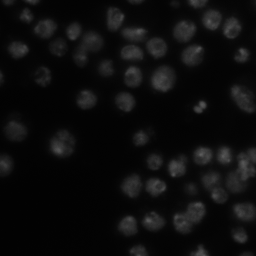
#> input picture data/BBBC038/0bf4b1.tif, 256 x 256 px
$ jupyter execute --allow-errors scikit_learn_random_forest_pixel_classifier.ipynb
#> lines starting #> are read from the running program, lines starting #| are printed output that depends on the picture
# 使用Scikit-learn进行像素分类
像素分类是一种将像素分配给多个类别的技术。如果有两个类别（对象和背景），我们称之为二值化。在这个例子中，我们使用[随机森林分类器](https://en.wikipedia.org/wiki/Random_forest)进行像素分类。

另请参阅
* [Scikit-learn随机森林](https://scikit-learn.org/stable/modules/generated/sklearn.ensemble.RandomForestClassifier.html)
* [Chris Holden的土地覆盖分类](https://ceholden.github.io/open-geo-tutorial/python/chapter_5_classification.html)

[cell 1]
from sklearn.ensemble import RandomForestClassifier

from skimage.io import imread, imshow
import numpy as np
import napari

作为示例图像，使用来自Broad Bioimage Benchmark Collection的图像集[BBBC038v1](https://bbbc.broadinstitute.org/bbbc/BBBC038) [Caicedo et al., Nature Methods, 2019](https://doi.org/10.1038/s41592-019-0612-7)。

[cell 2]
image = imread('../../data/BBBC038/0bf4b1.tif')
#> image is the input picture: shape (256, 256); min 1, max 92, mean 12.8

imshow(image)

为了演示算法如何工作，我们在图像左侧标注两个小区域，值为1和2，分别表示背景和前景（对象）。

[cell 3]
annotation = np.zeros(image.shape)
annotation[0:10,0:10] = 1
annotation[45:55,10:20] = 2

imshow(annotation, vmin=0, vmax=2)
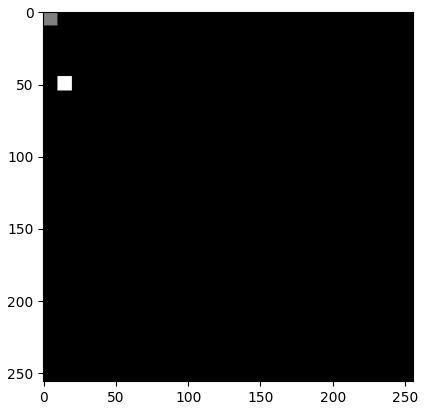
#> figure drawn by matplotlib, 1 panel

## 生成特征堆栈
像随机森林分类器这样的像素分类器需要多个图像作为输入。我们通常称这些图像为特征堆栈，因为现在每个像素都有多个值（特征）。在以下示例中，我们创建一个包含三个特征的特征堆栈：
* 原始像素值
* 高斯模糊后的像素值
* 高斯模糊图像经过Sobel算子处理后的像素值

因此，我们对图像进行去噪并检测边缘。这三个图像都帮助像素分类器区分正面和负面像素。

[cell 4]
from skimage import filters

def generate_feature_stack(image):
    # determine features
    blurred = filters.gaussian(image, sigma=2)
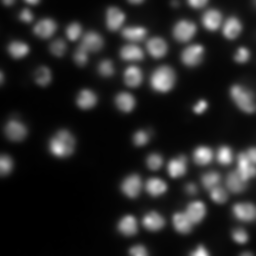
#> blurred: shape (256, 256) float64; min 0.00769, max 0.281, mean 0.05; drawn with min black and max white
    edges = filters.sobel(blurred)
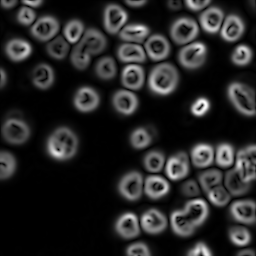
#> edges: shape (256, 256) float64; min 2.86e-08, max 0.0546, mean 0.00839; drawn with min black and max white

    # collect features in a stack
    # The ravel() function turns a nD image into a 1-D image.
    # We need to use it because scikit-learn expects values in a 1-D format here.
    feature_stack = [
        image.ravel(),
        blurred.ravel(),
        edges.ravel()
    ]

    # return stack as numpy-array
    return np.asarray(feature_stack)

feature_stack = generate_feature_stack(image)

# show feature images
import matplotlib.pyplot as plt
fig, axes = plt.subplots(1, 3, figsize=(10,10))

# reshape(image.shape) is the opposite of ravel() here. We just need it for visualization.
axes[0].imshow(feature_stack[0].reshape(image.shape), cmap=plt.cm.gray)
axes[1].imshow(feature_stack[1].reshape(image.shape), cmap=plt.cm.gray)
axes[2].imshow(feature_stack[2].reshape(image.shape), cmap=plt.cm.gray)
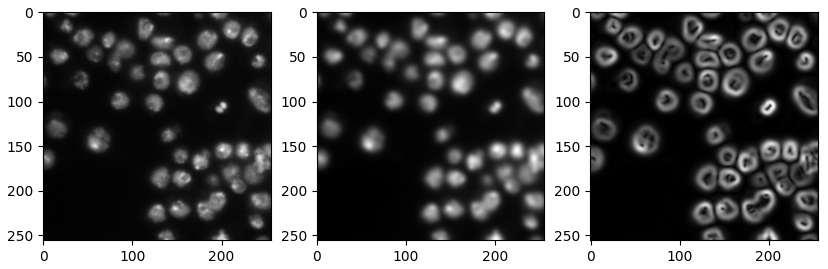
#> figure drawn by matplotlib, 3 panels

## 格式化数据
我们现在需要格式化输入数据，使其符合scikit-learn的要求。Scikit-learn要求输入数据为形状为(n, m)的数组，标注为(n)。n对应于像素数量，m对应于特征数量。在我们的例子中，m = 3。

[cell 5]
def format_data(feature_stack, annotation):
    # reformat the data to match what scikit-learn expects
    # transpose the feature stack
    X = feature_stack.T
    # make the annotation 1-dimensional
    y = annotation.ravel()

    # remove all pixels from the feature and annotations which have not been annotated
    mask = y > 0
    X = X[mask]
#> X = 200 rows, first 8: [9, 0.0451, 0.00741], [13, 0.0552, 0.0165], [17, 0.0685, 0.02], [25, 0.0834, 0.0212], [27, 0.0982, 0.0198], [31, 0.111, 0.016], [34, 0.12, 0.0106], [36, 0.125, 0.00493]
    y = y[mask]
#> y = 200 values from 1 to 2

    return X, y

X, y = format_data(feature_stack, annotation)
#> y = 200 values from 1 to 2

print("input shape", X.shape)
#| input shape (200, 3)
print("annotation shape", y.shape)
#| annotation shape (200,)

## 训练随机森林分类器
我们现在通过提供特征堆栈X和标注y来训练[随机森林分类器](https://scikit-learn.org/stable/modules/generated/sklearn.ensemble.RandomForestClassifier.html)。

[cell 6]
classifier = RandomForestClassifier(max_depth=2, random_state=0)
classifier.fit(X, y)

## 预测像素类别
分类器训练完成后，我们可以用它来预测整个图像的像素类别。注意在以下代码中，我们提供了`feature_stack.T`，这比上面命令中的X包含更多像素，因为它还包含了之前未标注的像素。

[cell 7]
res = classifier.predict(feature_stack.T) - 1 # we subtract 1 to make background = 0
imshow(res.reshape(image.shape))
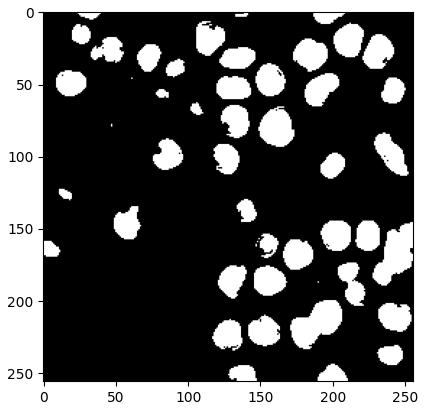
#> figure drawn by matplotlib, 1 panel
